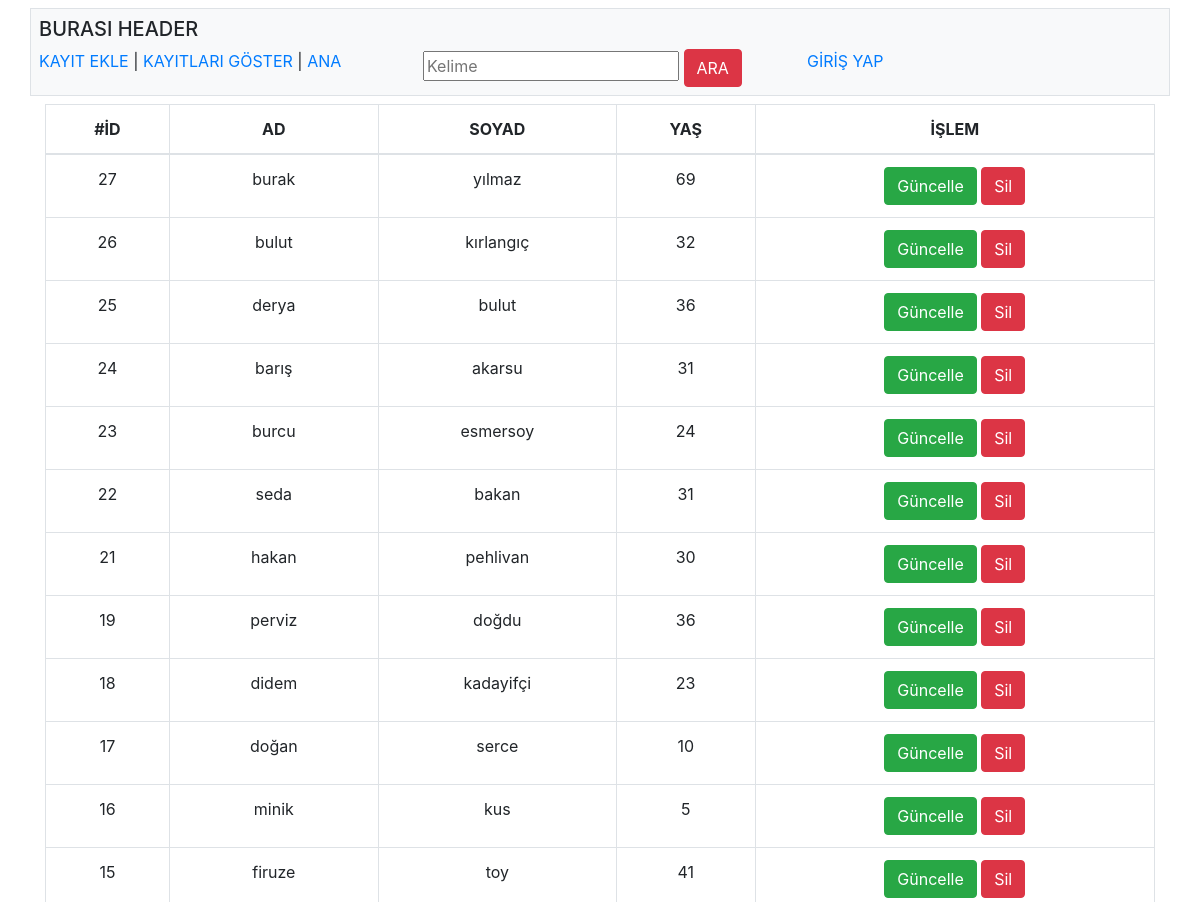
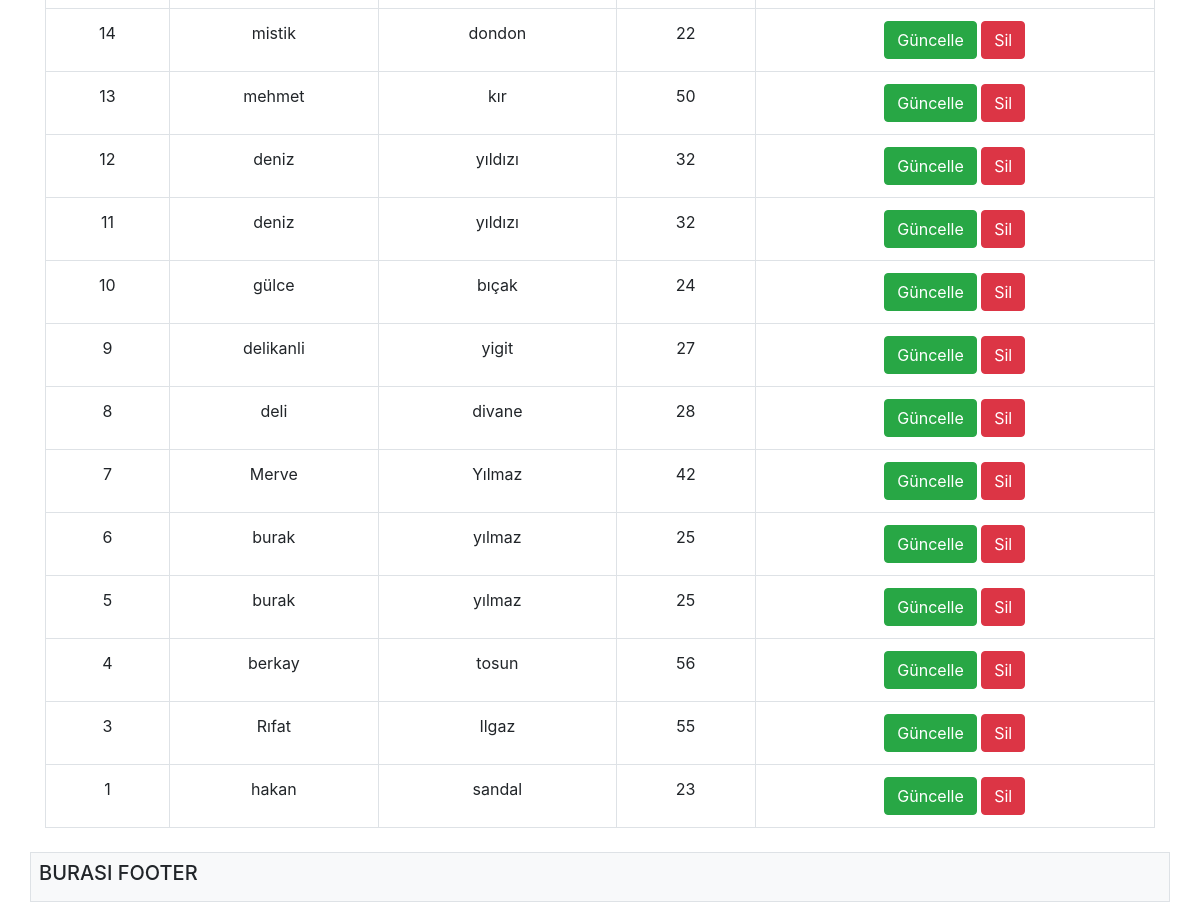
Screenshot of /mvcproje/kayit/listele with the database file from the repository (2 pictures, top to bottom).
### tables this page shows
CREATE TABLE IF NOT EXISTS `ogrenci` (
  `id` int(11) NOT NULL AUTO_INCREMENT,
  `ad` varchar(50) NOT NULL,
  `soyad` varchar(100) NOT NULL,
  `yas` varchar(3) NOT NULL,
  PRIMARY KEY (`id`)
);

### mvcproje/libs/View.php (called while the page is built)
<?php
class  View {
	public function goster ($dosyaad,$data=null,$yonlen=null) {
		require 'views/'.$dosyaad.'.php';
	}
}
?>

### mvcproje/controllers/kayit.php (called while the page is built, shortened)
<?php
class kayit extends Controller  {
	function listele() {
	$sonuc=$this->model->listeleme("ogrenci","order by id desc");
	$this->view->goster("form/listele",$sonuc);
	}
}
?>

### mvcproje/index.php (called while the page is built, shortened)
<?php
spl_autoload_register(function ($className)
{
	$dosyayolu=__DIR__.'/libs/'.$className.'.php';
});
require 'config/database.php';
$boots= new boots;
?>

### mvcproje/libs/Database.php (called while the page is built, shortened)
<?php
class Database extends PDO {
	function listele($tabloisim,$kosul=false) {
		if ($kosul==false) :
		$sorgum="select * from ".$tabloisim;
		else:
		$sorgum="select * from ".$tabloisim." ".$kosul;
		endif;
		$son=$this->prepare($sorgum);
		$son->execute();
		return $son->fetchAll();
	}
}
?>

### mvcproje/model/kayit_model.php (called while the page is built, shortened)
<?php
class kayit_model extends Model {
	function listeleme($tabload,$kosul) {
		return $this->db->listele($tabload,$kosul);
	}
}
?>

### mvcproje/libs/Controller.php (called while the page is built, shortened)
<?php
class  Controller {
	public function Modelyukle($name) {
		$yol='model/'.$name.'_model.php';
		if (file_exists($yol)) :
		$this->model= new $modelsinifName();
		endif;
	}
}
?>

### mvcproje/libs/Model.php (called while the page is built)
<?php
class  Model  {
	function __construct() {
		$this->db= new Database();
	}
}
?>

### mvcproje/views/form/listele.php (the view)
<?php require 'views/header.php'; ?>
 <div class="col-lg-12 text-center">
 <table class="table table-bordered mt-2">
                    <thead>
                    <tr class="font-weight-bold">
                    <td>#İD</td>
                    <td>AD</td>
                    <td>SOYAD</td>
                    <td>YAŞ</td>
                    <td>İŞLEM</td>
                    </tr>
                    </thead>
                    <tbody> <?php
					foreach ($data as $value) :
			   echo '<tr>
			   <td>'.$value["id"].'</td>
			   <td>'.$value["ad"].'</td>
			   <td>'.$value["soyad"].'</td>
			    <td>'.$value["yas"].'</td>
				<td><a href="'.URL.'/kayit/kayitguncelle/'.$value["id"].'" class="btn  btn-success">Güncelle</a>   <a href="'.URL.'/kayit/kayitsil/'.$value["id"].'" class="btn  btn-danger">Sil</a></td>
			   </tr>
			   ';
			   endforeach;
					?>
                    </tbody>
            	</table>
  </div>
<?php require 'views/footer.php'; ?>

### mvcproje/libs/boots.php (shortened to what this page needs)
<?php
class boots {
	function __construct() {
		$url=isset($_GET["url"]) ? $_GET["url"]: null;
		$url=rtrim($url,'/');
		$url=explode('/',$url);
			if (empty($url[0])):
			require 'controllers/ana.php';
			$controller= new ana();
			else:
			$file='controllers/'.$url[0].'.php';
			if (file_exists($file)):
			$controller= new $url[0];
			else:
			require 'controllers/error.php';
			$hata=new hata();
			endif;
	endif;
		if (isset($url[2])) :
		$controller->{$url[1]}($url[2]);
		else:
			if (isset($url[1])) :
			$controller->{$url[1]}();
			endif;
		endif;
	}
}
?>

### mvcproje/views/header.php (shortened to what this page needs)
<!DOCTYPE html PUBLIC "-//W3C//DTD XHTML 1.0 Transitional//EN" "http://www.w3.org/TR/xhtml1/DTD/xhtml1-transitional.dtd">
<html xmlns="http://www.w3.org/1999/xhtml">
<head>
<link rel="stylesheet" href="<?php echo URL; ?>/design/bootstrap.css">
</head>
<body>
<div class="container">
	<div class="row">
    	<div class="col-lg-12 bg-light border p-2 mt-2">
        <h5> BURASI HEADER</h5>
        <div class="row">
        	<div class="col-lg-4">
                   <a href="<?php echo URL; ?>/kayit/kayitekle">KAYIT EKLE</a> |  <a href="<?php echo URL; ?>/kayit/listele">KAYITLARI GÖSTER</a>   |   <a href="<?php echo URL; ?>/ana">ANA</a>
            </div>
            <div class="col-lg-4">
            <form action="<?php echo URL; ?>/kayit/arama" method="post">
        <input type="text" name="kelime" placeholder="Kelime" />
        <input type="submit" name="btn" value="ARA" class="btn btn-danger"  />
        </form>
            </div>
            <div class="col-lg-4">
            <?php
			if (Session::get("kulad")==true) : ?>
            <a href="<?php echo URL; ?>/panel/cikis">ÇIKIŞ YAP</a>
            <?php else: ?>
             <a href="<?php echo URL; ?>/login/Form">GİRİŞ YAP</a>
			<?php
			endif;
			?>
            </div>
        </div>
        </div>

### mvcproje/views/footer.php
        <div class="col-lg-12 bg-light border p-2 mt-2">
        <h5> BURASI FOOTER</h5>
        </div>
    </div>
</div>
</body>
</html>

### rows the page displays
ogrenci: id "27", ad "burak", soyad "yılmaz", yas "69"
ogrenci: id "26", ad "bulut", soyad "kırlangıç", yas "32"
ogrenci: id "25", ad "derya", soyad "bulut", yas "36"
ogrenci: id "24", ad "barış", soyad "akarsu", yas "31"
ogrenci: id "23", ad "burcu", soyad "esmersoy", yas "24"
ogrenci: id "22", ad "seda", soyad "bakan", yas "31"
ogrenci: id "21", ad "hakan", soyad "pehlivan", yas "30"
ogrenci: id "19", ad "perviz", soyad "doğdu", yas "36"
ogrenci: id "18", ad "didem", soyad "kadayifçi", yas "23"
ogrenci: id "17", ad "doğan", soyad "serce", yas "10"
ogrenci: id "16", ad "minik", soyad "kus", yas "5"
ogrenci: id "15", ad "firuze", soyad "toy", yas "41"
ogrenci: id "14", ad "mistik", soyad "dondon", yas "22"
ogrenci: id "13", ad "mehmet", soyad "kır", yas "50"
ogrenci: id "12", ad "deniz", soyad "yıldızı", yas "32"
ogrenci: id "11", ad "deniz", soyad "yıldızı", yas "32"
ogrenci: id "10", ad "gülce", soyad "bıçak", yas "24"
ogrenci: id "9", ad "delikanli", soyad "yigit", yas "27"
ogrenci: id "8", ad "deli", soyad "divane", yas "28"
ogrenci: id "7", ad "Merve", soyad "Yılmaz", yas "42"
ogrenci: id "6", ad "burak", soyad "yılmaz", yas "25"
ogrenci: id "5", ad "burak", soyad "yılmaz", yas "25"
ogrenci: id "4", ad "berkay", soyad "tosun", yas "56"
ogrenci: id "3", ad "Rıfat", soyad "Ilgaz", yas "55"
ogrenci: id "1", ad "hakan", soyad "sandal", yas "23"
